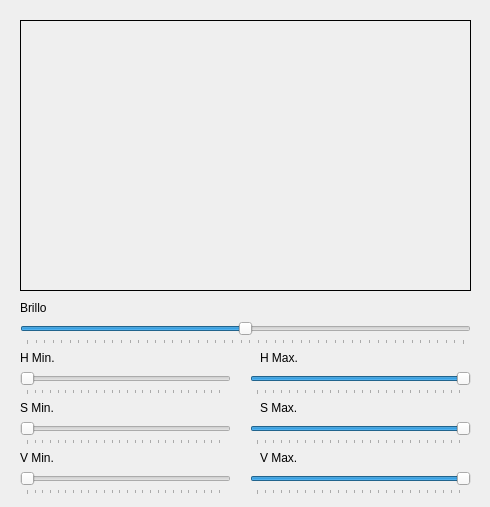
<?xml version="1.0" encoding="UTF-8"?>
<ui version="4.0">
 <class>MainWindow</class>
 <widget class="QMainWindow" name="MainWindow">
  <property name="geometry">
   <rect>
    <x>0</x>
    <y>0</y>
    <width>490</width>
    <height>507</height>
   </rect>
  </property>
  <property name="windowTitle">
   <string>Camara</string>
  </property>
  <widget class="QWidget" name="centralwidget">
   <widget class="QLabel" name="video">
    <property name="geometry">
     <rect>
      <x>20</x>
      <y>20</y>
      <width>451</width>
      <height>271</height>
     </rect>
    </property>
    <property name="frameShape">
     <enum>QFrame::Shape::Box</enum>
    </property>
    <property name="text">
     <string/>
    </property>
    <property name="scaledContents">
     <bool>true</bool>
    </property>
   </widget>
   <widget class="QSlider" name="brillo">
    <property name="geometry">
     <rect>
      <x>20</x>
      <y>320</y>
      <width>451</width>
      <height>25</height>
     </rect>
    </property>
    <property name="minimum">
     <number>-255</number>
    </property>
    <property name="maximum">
     <number>255</number>
    </property>
    <property name="tracking">
     <bool>true</bool>
    </property>
    <property name="orientation">
     <enum>Qt::Orientation::Horizontal</enum>
    </property>
    <property name="tickPosition">
     <enum>QSlider::TickPosition::TicksBelow</enum>
    </property>
   </widget>
   <widget class="QLabel" name="label">
    <property name="geometry">
     <rect>
      <x>20</x>
      <y>300</y>
      <width>58</width>
      <height>16</height>
     </rect>
    </property>
    <property name="text">
     <string>Brillo</string>
    </property>
   </widget>
   <widget class="QLabel" name="label_2">
    <property name="geometry">
     <rect>
      <x>20</x>
      <y>350</y>
      <width>58</width>
      <height>16</height>
     </rect>
    </property>
    <property name="text">
     <string>H Min.</string>
    </property>
   </widget>
   <widget class="QLabel" name="label_3">
    <property name="geometry">
     <rect>
      <x>260</x>
      <y>350</y>
      <width>58</width>
      <height>16</height>
     </rect>
    </property>
    <property name="text">
     <string>H Max.</string>
    </property>
   </widget>
   <widget class="QSlider" name="hmin">
    <property name="geometry">
     <rect>
      <x>20</x>
      <y>370</y>
      <width>211</width>
      <height>25</height>
     </rect>
    </property>
    <property name="minimum">
     <number>0</number>
    </property>
    <property name="maximum">
     <number>255</number>
    </property>
    <property name="tracking">
     <bool>true</bool>
    </property>
    <property name="orientation">
     <enum>Qt::Orientation::Horizontal</enum>
    </property>
    <property name="tickPosition">
     <enum>QSlider::TickPosition::TicksBelow</enum>
    </property>
   </widget>
   <widget class="QSlider" name="hmax">
    <property name="geometry">
     <rect>
      <x>250</x>
      <y>370</y>
      <width>221</width>
      <height>25</height>
     </rect>
    </property>
    <property name="minimum">
     <number>0</number>
    </property>
    <property name="maximum">
     <number>255</number>
    </property>
    <property name="value">
     <number>255</number>
    </property>
    <property name="tracking">
     <bool>true</bool>
    </property>
    <property name="orientation">
     <enum>Qt::Orientation::Horizontal</enum>
    </property>
    <property name="tickPosition">
     <enum>QSlider::TickPosition::TicksBelow</enum>
    </property>
   </widget>
   <widget class="QLabel" name="label_4">
    <property name="geometry">
     <rect>
      <x>20</x>
      <y>400</y>
      <width>58</width>
      <height>16</height>
     </rect>
    </property>
    <property name="text">
     <string>S Min.</string>
    </property>
   </widget>
   <widget class="QSlider" name="smin">
    <property name="geometry">
     <rect>
      <x>20</x>
      <y>420</y>
      <width>211</width>
      <height>25</height>
     </rect>
    </property>
    <property name="minimum">
     <number>0</number>
    </property>
    <property name="maximum">
     <number>255</number>
    </property>
    <property name="tracking">
     <bool>true</bool>
    </property>
    <property name="orientation">
     <enum>Qt::Orientation::Horizontal</enum>
    </property>
    <property name="tickPosition">
     <enum>QSlider::TickPosition::TicksBelow</enum>
    </property>
   </widget>
   <widget class="QLabel" name="label_5">
    <property name="geometry">
     <rect>
      <x>260</x>
      <y>400</y>
      <width>58</width>
      <height>16</height>
     </rect>
    </property>
    <property name="text">
     <string>S Max.</string>
    </property>
   </widget>
   <widget class="QSlider" name="smax">
    <property name="geometry">
     <rect>
      <x>250</x>
      <y>420</y>
      <width>221</width>
      <height>25</height>
     </rect>
    </property>
    <property name="minimum">
     <number>0</number>
    </property>
    <property name="maximum">
     <number>255</number>
    </property>
    <property name="value">
     <number>255</number>
    </property>
    <property name="tracking">
     <bool>true</bool>
    </property>
    <property name="orientation">
     <enum>Qt::Orientation::Horizontal</enum>
    </property>
    <property name="tickPosition">
     <enum>QSlider::TickPosition::TicksBelow</enum>
    </property>
   </widget>
   <widget class="QLabel" name="label_6">
    <property name="geometry">
     <rect>
      <x>20</x>
      <y>450</y>
      <width>58</width>
      <height>16</height>
     </rect>
    </property>
    <property name="text">
     <string>V Min.</string>
    </property>
   </widget>
   <widget class="QSlider" name="vmin">
    <property name="geometry">
     <rect>
      <x>20</x>
      <y>470</y>
      <width>211</width>
      <height>25</height>
     </rect>
    </property>
    <property name="minimum">
     <number>0</number>
    </property>
    <property name="maximum">
     <number>255</number>
    </property>
    <property name="tracking">
     <bool>true</bool>
    </property>
    <property name="orientation">
     <enum>Qt::Orientation::Horizontal</enum>
    </property>
    <property name="tickPosition">
     <enum>QSlider::TickPosition::TicksBelow</enum>
    </property>
   </widget>
   <widget class="QLabel" name="label_7">
    <property name="geometry">
     <rect>
      <x>260</x>
      <y>450</y>
      <width>58</width>
      <height>16</height>
     </rect>
    </property>
    <property name="text">
     <string>V Max.</string>
    </property>
   </widget>
   <widget class="QSlider" name="vmax">
    <property name="geometry">
     <rect>
      <x>250</x>
      <y>470</y>
      <width>221</width>
      <height>25</height>
     </rect>
    </property>
    <property name="minimum">
     <number>0</number>
    </property>
    <property name="maximum">
     <number>255</number>
    </property>
    <property name="value">
     <number>255</number>
    </property>
    <property name="tracking">
     <bool>true</bool>
    </property>
    <property name="orientation">
     <enum>Qt::Orientation::Horizontal</enum>
    </property>
    <property name="tickPosition">
     <enum>QSlider::TickPosition::TicksBelow</enum>
    </property>
   </widget>
  </widget>
 </widget>
 <resources/>
 <connections/>
</ui>
